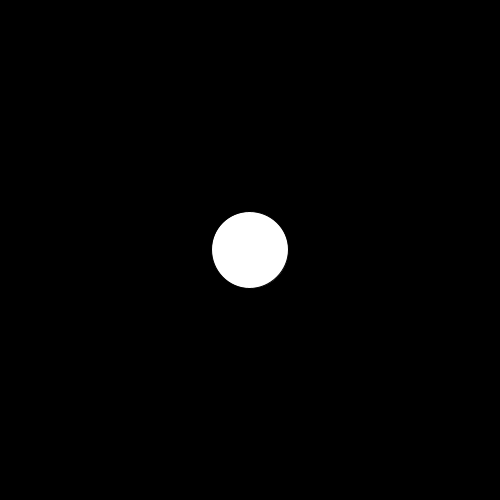
Frame 1 (no input)
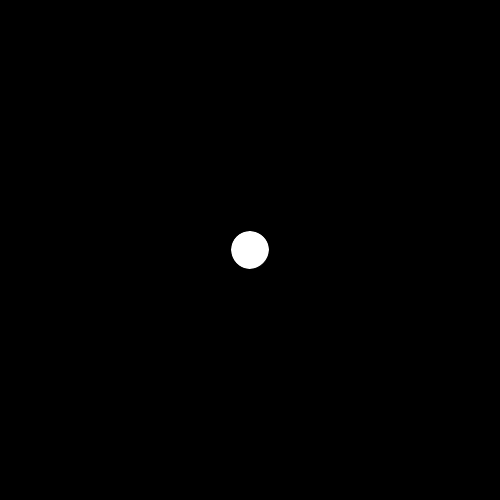
Frame 60 (the mouse pressed at the canvas centre just before this capture)
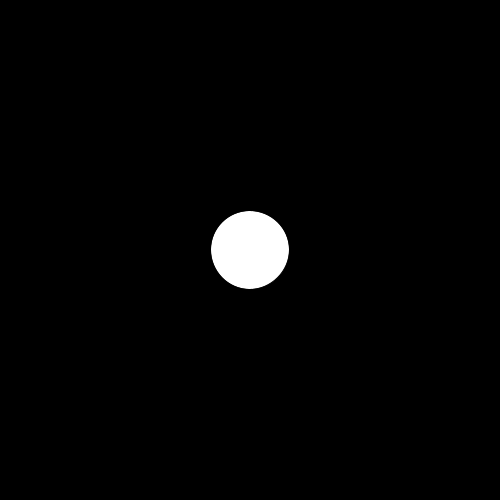
Frame 120 (the mouse held since frame 60 and released just before this capture)

The Processing sketch that drew these frames (run headless with seeded random() and noise(); from frame 60 on, the mouse is pressed at the canvas centre):

// Processing sketch: sketch_190711i
// ── sketch_190711i.pde
//加上Berlin随机的小尝试
//Berlin随机的函数：noise()
float time;
float rad;
float pingPong;
float r;
float t;
void setup() {
  size(500, 500);
  t = 0;
}


void draw() {
  background(0);
  fill(255);
  t = t + 0.1;
  float nosi = noise(t);
  float nos = map(nosi, 0.0, 1.0, 0.0, 25.8);
  time = millis()/5.6;
  rad = radians(time);
  pingPong = sin(rad);
  r = map(pingPong, -1.0, 1.0, 0.0, 100.0) + nos;
  //r = nos;
  ellipse(width/2, height/2, r, r);
}
